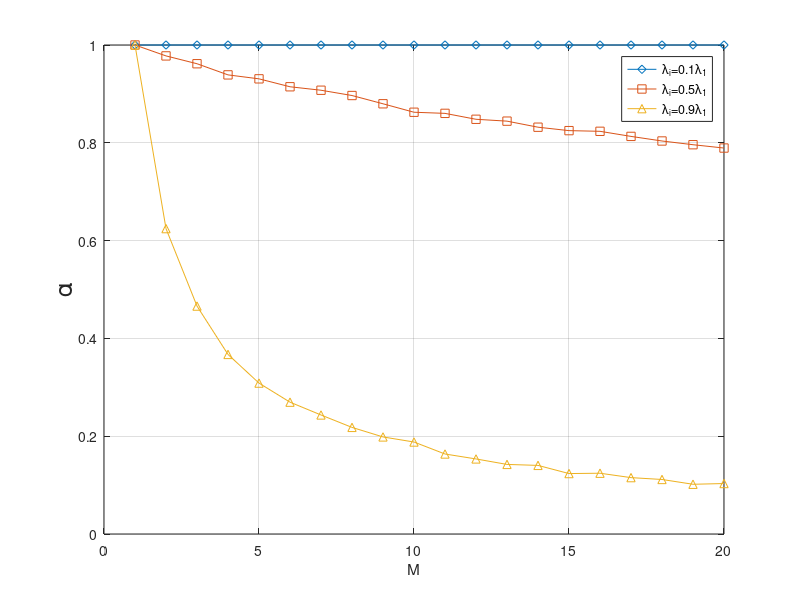

Write MATLAB code to recreate this figure.
%% Performance
%M = [2:20];
M = [1:20];

%figure3a
case_1 = [1.0000	1.0000	1.0000	1.0000	1.0000	1.0000	1.0000	1.0000	1.0000	1.0000	1.0000	1.0000	1.0000	1.0000	1.0000	1.0000	1.0000	1.0000	1.0000	1.0000];
case_2 = [1.0000	0.9777	0.9617	0.9389	0.9308	0.9146	0.9075	0.8967	0.8798	0.8625	0.8602	0.8481	0.8443	0.8319	0.8249	0.8235	0.8131	0.8037	0.7961	0.7893];
case_3 = [1.0000	0.6245	0.4661	0.3672	0.3086	0.2696	0.2434	0.2180	0.1985	0.1881	0.1636	0.1535	0.1423	0.1403	0.1236	0.1243	0.1153	0.1115	0.1017	0.1032];

%figure3b
%case_1 = [3.595912	3.596859	3.605738	3.603190	3.588576	3.602278	3.597676	3.603642	3.585955	3.606814	3.588180	3.597259	3.597944	3.600614	3.581404	3.593054	3.604306	3.603894	3.597301];
%case_2 = [3.592970	3.579257	3.575621	3.558288	3.558557	3.531675	3.529150	3.529150	3.534196	3.510468	3.513256	3.499822	3.477614	3.480220	3.486639	3.476389	3.483112	3.464689	3.445879];
%case_3 = [3.270935	3.095795	2.980777	2.893049	2.816515	2.772608	2.724253	2.683347	2.646104	2.615389	2.587974	2.556911	2.536239	2.512154	2.497473	2.475060	2.456295	2.443708	2.426302];


%figure2b
%case_1 = [0.587104	1.204088	1.798780	2.402276	3.000693	3.586014	4.182395	4.791425	5.393690	5.958354	6.596322	7.205492	7.807874	8.415278	9.011809	9.606611	10.216882	10.839685	11.415692	11.984963];
%case_2 = [0.419041	1.043628	1.687525	2.310632	2.934394	3.556998	4.170604	4.767280	5.384281	5.985317	6.591862	7.218779	7.807360	8.398217	8.999277	9.624843	10.209322	10.801453	11.404492	12.025180];
%case_3 = [0.284555	0.750875	1.263566	1.790892	2.336138	2.886391	3.451325	4.009783	4.592388	5.168812	5.735232	6.320723	6.895207	7.479310	8.075966	8.663408	9.255194	9.837188	10.425130	11.043345];

%figure2a
%case_1 = [0.9758	0.9994	1.0000	1.0000	1.0000	1.0000	1.0000	1.0000	1.0000	1.0000	1.0000	1.0000	1.0000	1.0000	1.0000	1.0000	1.0000	1.0000	1.0000	1.0000];
%case_2 = [0.5044	0.6672	0.7683	0.8470	0.8927	0.9328	0.9514	0.9645	0.9757	0.9827	0.9874	0.9926	0.9951	0.9963	0.9975	0.9982	0.9990	0.9995	0.9996	0.9998];
%case_3 = [0.2381	0.2578	0.2775	0.2908	0.2988	0.3142	0.3220	0.3339	0.3442	0.3537	0.3606	0.3673	0.3822	0.3890	0.3963	0.4026	0.4146	0.4274	0.4273	0.4204];

i = i+1;
figure(i)
plot(M,case_1,'-d')
hold on
plot(M,case_2,'-s')
hold on
plot(M,case_3,'-^')
hold on
xlabel('M')
ylabel('\alpha', 'FontSize', 18)
legend('\lambda_i=0.1\lambda_1','\lambda_i=0.5\lambda_1','\lambda_i=0.9\lambda_1')
grid on